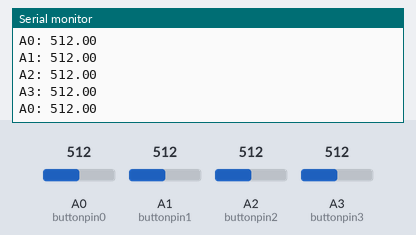
A sketch run on a simulated Arduino Uno, built with avr-gcc and run on an emulated ATmega328P. Parts: the last lines printed to the serial monitor. The inputs (shaded band) are chosen by the test bench; at power-on: A0 (buttonpin0) = 512, A1 (buttonpin1) = 512, A2 (buttonpin2) = 512, A3 (buttonpin3) = 512.

Above: at 1.2 s.
1.3 s: A0 (buttonpin0) set to 716
At 2.1 s:
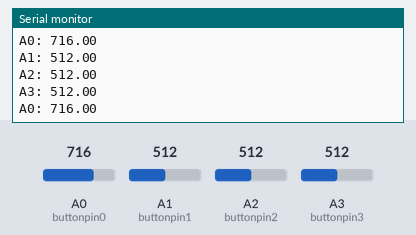
2.8 s: A1 (buttonpin1) set to 716
4.3 s: A2 (buttonpin2) set to 716
At 5.4 s:
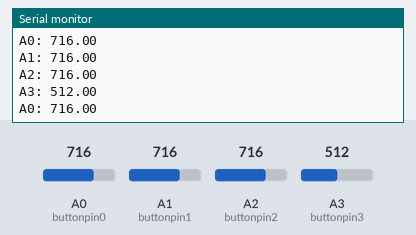
5.8 s: A3 (buttonpin3) set to 716
At 6.8 s:
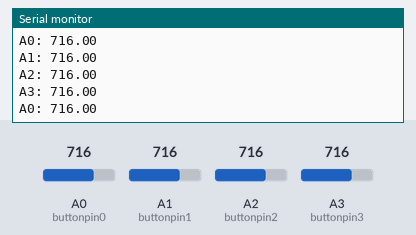
8.8 s: A0 (buttonpin0) set to 992
At 9.9 s:
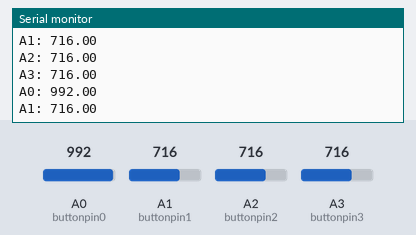
10.3 s: A1 (buttonpin1) set to 992
At 11.2 s:
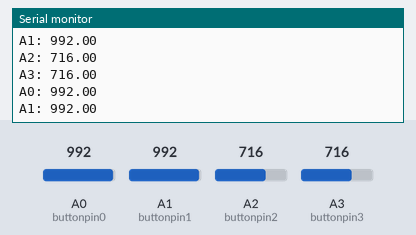
Timing chart, 0 to 12.8 s (numbered marks = the images above; inputs shaded):
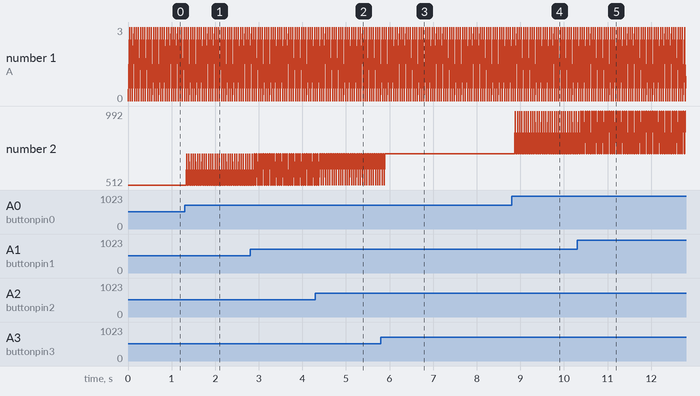

Measured:
- after the input at 1.3 s, the serial monitor: prints a new line after 0.05 s (image 1)
- after the input at 4.3 s, the serial monitor: prints a new line after 0.12 s (image 2)
- after the input at 5.8 s, the serial monitor: prints a new line after 0.13 s (image 3)
- after the input at 8.8 s, the serial monitor: prints a new line after 0.09 s (image 4)
- after the input at 10.3 s, the serial monitor: prints a new line after 0.10 s (image 5)
- plotted number 2: 512 → 716 after the input at 1.3 s

The sketch:

photointerupter_210404.2.ino
```cpp
int buttonpin0 = A0; // define photo interrupter signal pin
int buttonpin1 = A1; // define photo interrupter signal pin
int buttonpin2 = A2; // define photo interrupter signal pin
int buttonpin3 = A3; // define photo interrupter signal pin

void setup()
{
pinMode(buttonpin0, INPUT); //photo interrupter pin as input
pinMode(buttonpin1, INPUT); //photo interrupter pin as input
pinMode(buttonpin2, INPUT); //photo interrupter pin as input
pinMode(buttonpin3, INPUT); //photo interrupter pin as input
Serial.begin(9600);
}

void loop()
{
float sensorValue0 = analogRead(buttonpin0);
float sensorValue1 = analogRead(buttonpin1);
float sensorValue2 = analogRead(buttonpin2);
float sensorValue3 = analogRead(buttonpin3);
{
Serial.print("A0: ");
Serial.println(sensorValue0);
Serial.print("A1: ");
Serial.println(sensorValue1);
Serial.print("A2: ");
Serial.println(sensorValue2);
Serial.print("A3: ");
Serial.println(sensorValue3);
}
delay(20);
//exit(0);
}
```
